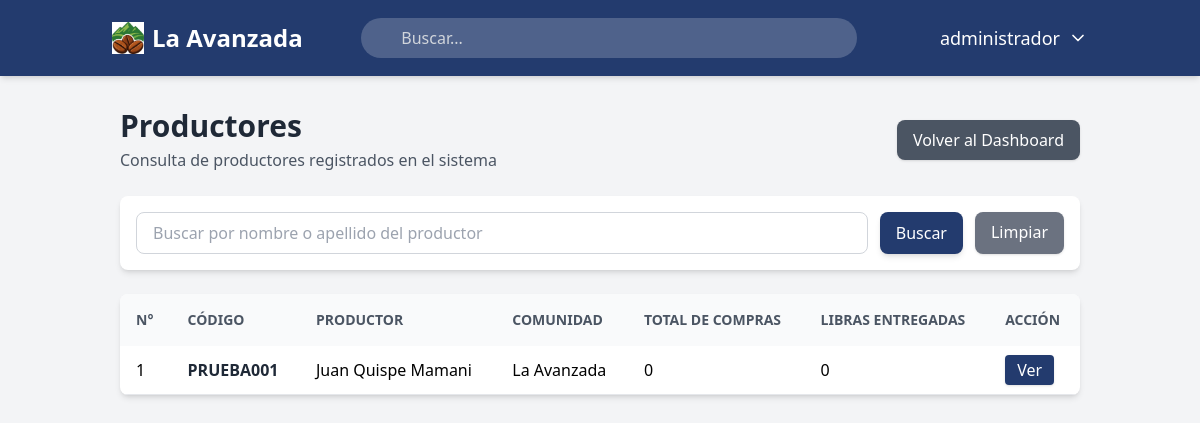
Before: /productores/ (signed in) with the older database file.
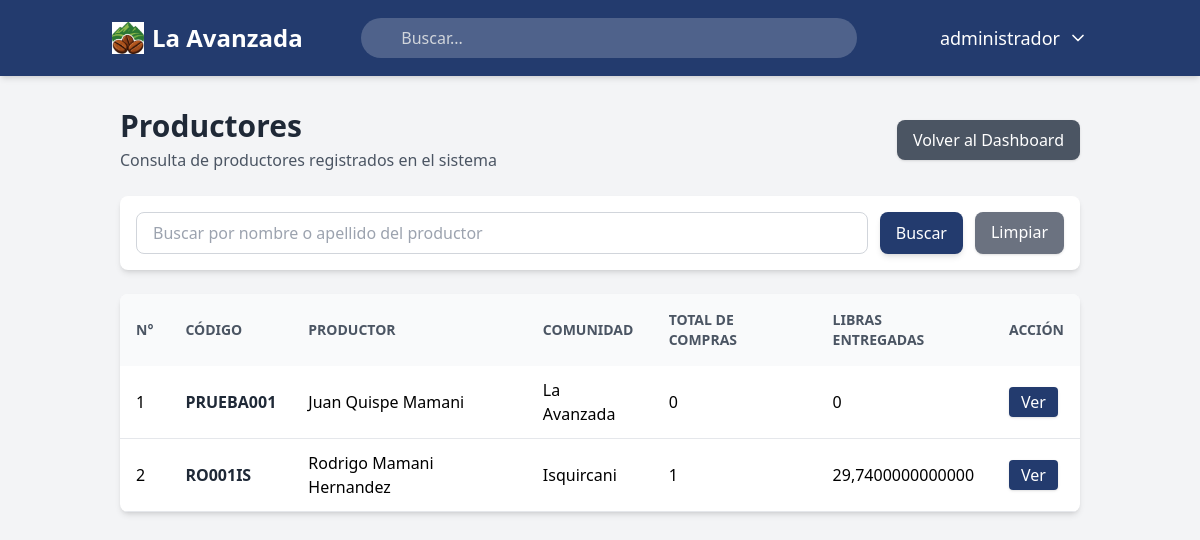
After: the same page with the newer database file.
### productores/models.py (models this page shows, shortened)
class Productor(models.Model):
    OPCIONES_ESTADO = [
        ('Activo', 'Activo'),
        ('Inactivo', 'Inactivo'),
    ]
    id_productor = models.AutoField(primary_key=True) #llave primaria
    codigo_productor = models.CharField(
        max_length=20,
        unique=True,
        verbose_name='Código del productor'
    )
    nombre = models.CharField(
        max_length=100,
        verbose_name='Nombre'
    )
    apellido_paterno = models.CharField(
        max_length=100,
        verbose_name='Apellido paterno'
    )
    apellido_materno = models.CharField(
        max_length=100,
        blank=True, # no pasa nada si se queda vacio
        verbose_name='Apellido materno'
    )
    comunidad = models.ForeignKey(
        Comunidad,
        on_delete=models.PROTECT,
        related_name='productores',
        verbose_name='Comunidad'
    )
    usuario = models.OneToOneField(
        settings.AUTH_USER_MODEL,
        on_delete=models.SET_NULL,
        null=True,
        blank=True,
        related_name='productor',
        verbose_name='Usuario de acceso'
    )
    estado = models.CharField(
        max_length=20,
        choices=OPCIONES_ESTADO,
        default='Activo',
        verbose_name='Estado'
    )
    creado_por = models.ForeignKey(
        settings.AUTH_USER_MODEL,
        on_delete=models.SET_NULL,
        null=True,
        blank=True,
        related_name='productores_creados',
        verbose_name='Creado por'
    )
    fecha_registro = models.DateTimeField(
        auto_now_add=True,
        verbose_name='Fecha de registro'
    )
    editado_por = models.ForeignKey(
        settings.AUTH_USER_MODEL,
        on_delete=models.SET_NULL,
        null=True,
        blank=True,
        related_name='productores_editados',
        verbose_name='Editado por'
    )
    fecha_edicion = models.DateTimeField(
        auto_now=True,
        verbose_name='Fecha de edición'
    )
    class Meta:
        db_table = 'productores'
        verbose_name = 'Productor'
        verbose_name_plural = 'Productores'
    def nombre_completo(self):
        return f"{self.nombre} {self.apellido_paterno} {self.apellido_materno}".strip()

### comunidades/models.py (models this page shows, shortened)
class Comunidad(models.Model): # modelo comunidad
    OPCIONES_ESTADO = [ # servira para poner activo e inactivo pero nunca delete de nuestro sistmas la comunidad
        ('Activo', 'Activo'),
        ('Inactivo', 'Inactivo'),
    ]
    id_comunidad = models.AutoField(primary_key=True) ## llave primaria
    nombre_comunidad = models.CharField(max_length=100, unique=True, verbose_name='Nombre de la comunidad') # nombre de la comunidad
    estado = models.CharField(max_length=20, choices=OPCIONES_ESTADO, default='Activo', verbose_name='Estado') # estado de la comunidad
    creado_por = models.ForeignKey( # quien lo creo
        settings.AUTH_USER_MODEL,
        on_delete=models.SET_NULL,
        null=True,
        related_name='comunidades_creadas',
        verbose_name='Creado por'
    )
    fecha_creacion = models.DateTimeField(auto_now_add=True, verbose_name='Fecha de creación') # fecha de la crecion
    editado_por = models.ForeignKey(
        settings.AUTH_USER_MODEL,
        on_delete=models.SET_NULL,
        null=True,
        blank=True,
        related_name='comunidades_editadas',
        verbose_name='Editado por'
    )
    fecha_edicion = models.DateTimeField(auto_now=True, verbose_name='Fecha de edición') # la fecha de la edidion
    class Meta:
        db_table = 'comunidades' # nombre de la tabla
        verbose_name = 'Comunidad'
        verbose_name_plural = 'Comunidades'

### productores/views.py (the view, shortened to what this page needs)
# urls.py: path('', views.lista_productores, name='lista_productores'),
@login_required
def lista_productores(request):
    permiso = obtener_permiso_productores(request.user)
    if permiso == 0:
        return redirect('dashboard')
    productores = Productor.objects.select_related(
        'comunidad',
        'usuario'
    ).annotate(
        total_compras_real=Count('compras_cafe'),
        total_libras_real=Coalesce(
            Sum('compras_cafe__total_libras'),
            Value(Decimal('0.00')),
            output_field=DecimalField(max_digits=10, decimal_places=2)
        )
    ).order_by(
        'nombre',
        'apellido_paterno'
    )
    buscar = request.GET.get('buscar')
    paginator = Paginator(productores, 15)
    page_number = request.GET.get('page')
    page_obj = paginator.get_page(page_number)
    contexto = {
        'page_obj': page_obj,
    }
    return render(request, 'productores/lista_productores.html', contexto)

### principal/context_processors.py (called while the page is built)
def obtener_permisos(request):
    permisos = { # los modulos
        'registrar_compras_cafe': 0,
        'historial_compras': 0,
        'comunidades': 0,
        'productores': 0,
        'registro_ventas_cafe': 0,
        'analisis_predicciones': 0,
        'roles_usuarios': 0,
    }
    roles = []
    if request.user.is_authenticated:
        roles_usuario = UsuarioRol.objects.filter(usuario=request.user)
        roles = [usuario_rol.rol.nombre_rol for usuario_rol in roles_usuario]
        for usuario_rol in roles_usuario:
            rol = usuario_rol.rol
            for modulo in permisos.keys():
                permiso_actual = getattr(rol, modulo, 0)
                if permiso_actual > permisos[modulo]:
                    permisos[modulo] = permiso_actual
    return {
        'permisos': permisos,
        'roles': roles,
    }

### productores/templates/productores/lista_productores.html (shortened to what this page needs)
{% extends 'principal/base.html' %} {% block title %}Productores{% endblock %}
{% block content %}
<div class="max-w-7xl mx-auto">
  <div
    class="flex flex-col md:flex-row md:items-center md:justify-between gap-4 mb-6"
  >
    <div>
      <h1 class="text-3xl font-bold text-gray-800">Productores</h1>
      <p class="text-gray-600 mt-1">
        Consulta de productores registrados en el sistema
      </p>
    </div>
    <a
      href="{% url 'dashboard' %}"
      class="bg-gray-600 hover:bg-gray-700 text-white px-4 py-2 rounded-lg shadow text-center"
    >
      Volver al Dashboard
    </a>
  </div>
  <div class="bg-white rounded-lg shadow-md p-4 mb-6">
    <form method="get" class="flex flex-col md:flex-row gap-3">
      <input
        type="text"
        name="buscar"
        value="{{ request.GET.buscar }}"
        placeholder="Buscar por nombre o apellido del productor"
        autocomplete="off"
        class="w-full border border-gray-300 rounded-lg px-4 py-2 focus:outline-none focus:ring-2 focus:ring-green-500"
      />
      <button
        type="submit"
        class="w-full md:w-auto bg-[#233b6e] text-white px-4 py-2 rounded-lg shadow-md hover:bg-[#1a2c53] transition-colors duration-300"
      >
        Buscar
      </button>
      <a
        href="{% url 'productores:lista_productores' %}"
        class="bg-gray-500 hover:bg-gray-600 text-white px-4 py-2 rounded-lg shadow text-center"
      >
        Limpiar
      </a>
    </form>
  </div>
  <div class="bg-white rounded-lg shadow-md overflow-hidden">
    <div class="overflow-x-auto">
      <table class="min-w-full border-collapse">
        <thead class="bg-gray-50 text-gray-600 uppercase text-sm">
          <tr>
            <th class="px-4 py-4 text-left font-semibold">N°</th>
            <th class="px-4 py-4 text-left font-semibold">Código</th>
            <th class="px-4 py-4 text-left font-semibold">Productor</th>
            <th class="px-4 py-4 text-left font-semibold">Comunidad</th>
            <th class="px-4 py-4 text-left font-semibold">Total de compras</th>
            <th class="px-4 py-4 text-left font-semibold">Libras entregadas</th>
            <th class="px-4 py-4 text-left font-semibold">Acción</th>
          </tr>
        </thead>
        <tbody>
          {% for productor in page_obj %}
          <tr class="border-b hover:bg-gray-50">
            <td class="px-4 py-3">
              {{ page_obj.start_index|add:forloop.counter0 }}
            </td>
            <td class="px-4 py-3 font-semibold text-gray-800">
              {{ productor.codigo_productor }}
            </td>
            <td class="px-4 py-3">{{ productor.nombre_completo }}</td>
            <td class="px-4 py-3">
              {{ productor.comunidad.nombre_comunidad }}
            </td>
            <td class="px-4 py-3">
                {{ productor.total_compras_real }}
            </td>
            <td class="px-4 py-3">
                {{ productor.total_libras_real }}
            </td>
            <td class="px-4 py-3">
              <a
                href="{% url 'productores:detalle_productor' productor.pk %}"
                class="bg-[#233b6e] hover:bg-[#1a2c53] text-white px-3 py-1 rounded shadow transition-colors duration-300"
              >
                Ver
              </a>
            </td>
          </tr>
          {% endfor %}
        </tbody>
      </table>
    </div>
  </div>
</div>
{% endblock %}

Changed rows visible on the page:
added Productor: start_index|add "2", codigo_productor "RO001IS", nombre_completo "Rodrigo Mamani Hernandez", comunidad.nombre_comunidad "Isquircani", total_compras_real "1", total_libras_real "29,7400000000000"
